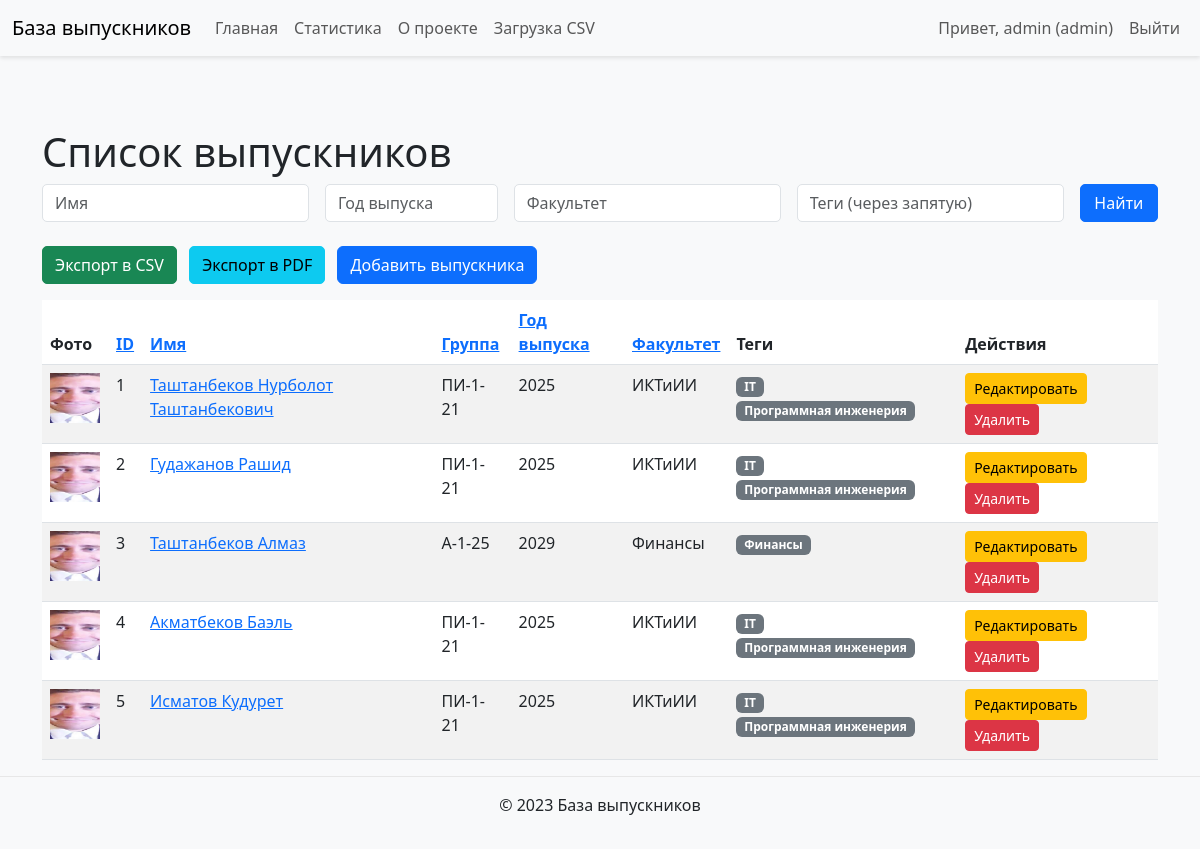
Page / (signed in) on the earlier database version.
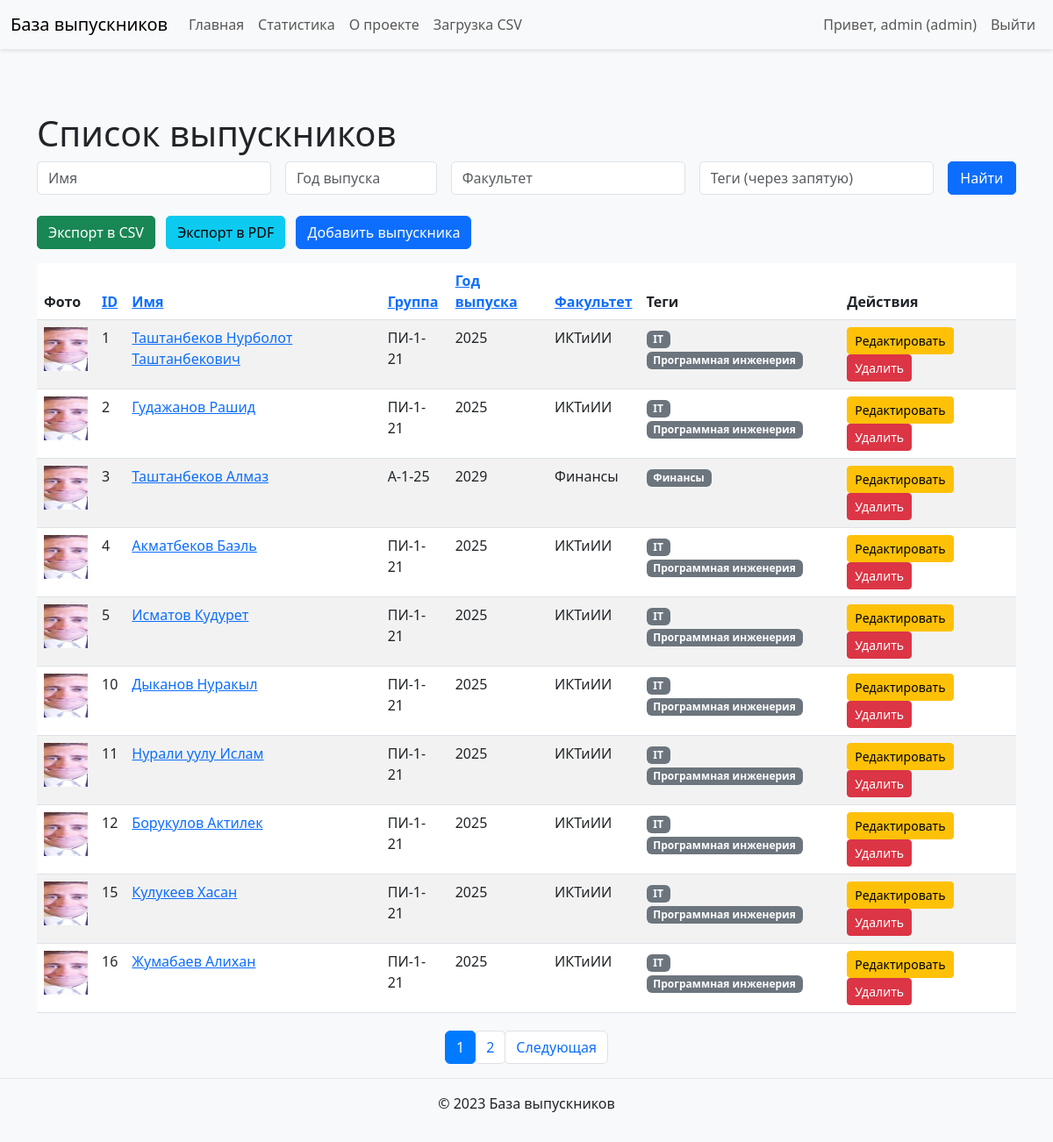
Same page on the later database version.
### models.py (models this page shows)
class User(UserMixin, db.Model):
    id = db.Column(db.Integer, primary_key=True)
    username = db.Column(db.String(50), unique=True, nullable=False)
    password = db.Column(db.String(100), nullable=False)
    role = db.Column(db.String(20), nullable=False, default='guest')  # guest, manager, admin

class Graduate(db.Model):
    id = db.Column(db.Integer, primary_key=True)
    name = db.Column(db.String(100), nullable=False)
    group = db.Column(db.String(20), nullable=False)
    graduation_year = db.Column(db.String(4), nullable=False)
    faculty = db.Column(db.String(100), nullable=False)
    bio = db.Column(db.Text, nullable=True)
    photo = db.Column(db.String(200), nullable=True)
    tags = db.relationship('Tag', secondary='graduate_tags', backref=db.backref('graduates', lazy='dynamic'))

class Tag(db.Model):
    id = db.Column(db.Integer, primary_key=True)
    name = db.Column(db.String(50), unique=True, nullable=False)

### routes/main.py (the view)
@main_bp.route('/')
@login_required
def index():
    name = request.args.get('name', '')
    graduation_year = request.args.get('graduation_year', '')
    faculty = request.args.get('faculty', '')
    tags = request.args.get('tags', '')
    page = request.args.get('page', 1, type=int)
    per_page = 10
    query = Graduate.query
    if name:
        query = query.filter(Graduate.name.ilike(f'%{name}%'))
    if graduation_year:
        query = query.filter(Graduate.graduation_year == graduation_year)
    if faculty:
        query = query.filter(Graduate.faculty.ilike(f'%{faculty}%'))
    if tags:
        tag_list = [tag.strip() for tag in tags.split(',') if tag.strip()]
        for tag_name in tag_list:
            query = query.join(graduate_tags).join(Tag).filter(Tag.name.ilike(f'%{tag_name}%'))
    sort_by = request.args.get('sort_by', 'id')
    sort_order = request.args.get('sort_order', 'asc')
    order = getattr(Graduate, sort_by)
    if sort_order == 'desc':
        order = order.desc()
    pagination = query.order_by(order).paginate(page=page, per_page=per_page, error_out=False)
    graduates = pagination.items
    all_tags = Tag.query.all()
    return render_template('index.html', graduates=graduates, sort_by=sort_by, sort_order=sort_order,
                           name=name, graduation_year=graduation_year, faculty=faculty, tags=tags,
                           all_tags=all_tags, pagination=pagination)

### app.py (called while the page is built)
@login_manager.user_loader
def load_user(user_id):
    return db.session.get(User, int(user_id))

### templates/index.html (shortened to what this page needs)
{% extends 'base.html' %}
{% block content %}
<h1>Список выпускников</h1>
<form method="get" class="mb-4">
    <div class="row g-3">
        <div class="col-md-3">
            <input type="text" class="form-control" name="name" placeholder="Имя" value="{{ name }}">
        </div>
        <div class="col-md-2">
            <input type="text" class="form-control" name="graduation_year" placeholder="Год выпуска" value="{{ graduation_year }}">
        </div>
        <div class="col-md-3">
            <input type="text" class="form-control" name="faculty" placeholder="Факультет" value="{{ faculty }}">
        </div>
        <div class="col-md-3">
            <input type="text" class="form-control" name="tags" placeholder="Теги (через запятую)" value="{{ tags }}">
        </div>
        <div class="col-md-1">
            <button type="submit" class="btn btn-primary w-100">Найти</button>
        </div>
    </div>
</form>
<div class="mb-3">
    <a href="{{ url_for('main.export', name=name, graduation_year=graduation_year, faculty=faculty, tags=tags, sort_by=sort_by, sort_order=sort_order) }}" class="btn btn-success">Экспорт в CSV</a>
    <a href="{{ url_for('main.export_pdf', name=name, graduation_year=graduation_year, faculty=faculty, tags=tags, sort_by=sort_by, sort_order=sort_order) }}" class="btn btn-info ms-2">Экспорт в PDF</a>
    {% if current_user.is_authenticated and current_user.role in ['admin', 'manager'] %}
    <a href="{{ url_for('graduate.add') }}" class="btn btn-primary ms-2">Добавить выпускника</a>
    {% endif %}
</div>
<table class="table table-striped">
    <thead>
        <tr>
            <th>Фото</th>
            <th>
                <a href="{{ url_for('main.index', sort_by='id', sort_order='desc' if sort_by=='id' and sort_order=='asc' else 'asc', name=name, graduation_year=graduation_year, faculty=faculty, tags=tags, page=pagination.page) }}">ID</a>
            </th>
            <th>
                <a href="{{ url_for('main.index', sort_by='name', sort_order='desc' if sort_by=='name' and sort_order=='asc' else 'asc', name=name, graduation_year=graduation_year, faculty=faculty, tags=tags, page=pagination.page) }}">Имя</a>
            </th>
            <th>
                <a href="{{ url_for('main.index', sort_by='group', sort_order='desc' if sort_by=='group' and sort_order=='asc' else 'asc', name=name, graduation_year=graduation_year, faculty=faculty, tags=tags, page=pagination.page) }}">Группа</a>
            </th>
            <th>
                <a href="{{ url_for('main.index', sort_by='graduation_year', sort_order='desc' if sort_by=='graduation_year' and sort_order=='asc' else 'asc', name=name, graduation_year=graduation_year, faculty=faculty, tags=tags, page=pagination.page) }}">Год выпуска</a>
            </th>
            <th>
                <a href="{{ url_for('main.index', sort_by='faculty', sort_order='desc' if sort_by=='faculty' and sort_order=='asc' else 'asc', name=name, graduation_year=graduation_year, faculty=faculty, tags=tags, page=pagination.page) }}">Факультет</a>
            </th>
            <th>Теги</th>
            {% if current_user.is_authenticated and current_user.role in ['admin', 'manager'] %}
            <th>Действия</th>
            {% endif %}
        </tr>
    </thead>
    <tbody>
        {% for graduate in graduates %}
        <tr>
            <td>
                {% if graduate.photo %}
                <img src="{{ url_for('static', filename='uploads/' + graduate.photo) }}" alt="Photo" style="width: 50px; height: 50px; object-fit: cover;">
                {% else %}
                <img src="{{ url_for('static', filename='uploads/default.jpg') }}" alt="No photo" style="width: 50px; height: 50px; object-fit: cover;">
                {% endif %}
            </td>
            <td>{{ graduate.id }}</td>
            <td><a href="{{ url_for('main.graduate', id=graduate.id) }}">{{ graduate.name }}</a></td>
            <td>{{ graduate.group }}</td>
            <td>{{ graduate.graduation_year }}</td>
            <td>{{ graduate.faculty }}</td>
            <td>
                {% for tag in graduate.tags %}
                <span class="badge bg-secondary">{{ tag.name }}</span>
                {% endfor %}
            </td>
            {% if current_user.is_authenticated and current_user.role in ['admin', 'manager'] %}
            <td>
                <a href="{{ url_for('graduate.edit', id=graduate.id) }}" class="btn btn-sm btn-warning">Редактировать</a>
                <button class="btn btn-sm btn-danger" data-bs-toggle="modal" data-bs-target="#deleteModal" data-delete-url="{{ url_for('graduate.delete', id=graduate.id) }}">Удалить</button>
            </td>
            {% endif %}
        </tr>
        {% endfor %}
    </tbody>
</table>
{% if pagination.pages > 1 %}
<nav aria-label="Page navigation">
    <ul class="pagination justify-content-center">
        {% for page_num in pagination.iter_pages(left_edge=1, left_current=2, right_current=3, right_edge=1) %}
            {% if page_num %}
                {% if page_num == pagination.page %}
                <li class="page-item active">
                    <span class="page-link">{{ page_num }}</span>
                </li>
                {% else %}
                <li class="page-item">
                    <a class="page-link" href="{{ url_for('main.index', page=page_num, name=name, graduation_year=graduation_year, faculty=faculty, tags=tags, sort_by=sort_by, sort_order=sort_order) }}">{{ page_num }}</a>
                </li>
                {% endif %}
            {% else %}
                <li class="page-item disabled">
                    <span class="page-link">...</span>
                </li>
            {% endif %}
        {% endfor %}
        {% if pagination.has_next %}
        <li class="page-item">
            <a class="page-link" href="{{ url_for('main.index', page=pagination.next_num, name=name, graduation_year=graduation_year, faculty=faculty, tags=tags, sort_by=sort_by, sort_order=sort_order) }}">Следующая</a>
        </li>
        {% endif %}
    </ul>
</nav>
{% endif %}
{% endblock %}

### templates/base.html (shortened to what this page needs)
<!DOCTYPE html>
<html lang="ru">
<head>
    <link href="https://cdn.jsdelivr.net/npm/bootstrap@5.3.0/dist/css/bootstrap.min.css" rel="stylesheet">
    <link rel="stylesheet" href="{{ url_for('static', filename='css/style.css') }}">
</head>
<body>
    <nav class="navbar navbar-expand-lg navbar-light bg-light">
        <div class="container-fluid">
            <a class="navbar-brand" href="{{ url_for('main.index') }}">База выпускников</a>
            <div class="collapse navbar-collapse" id="navbarNav">
                <ul class="navbar-nav me-auto">
                    {% if request.endpoint not in ['auth.login', 'auth.register'] %}
                    <li class="nav-item">
                        <a class="nav-link" href="{{ url_for('main.index') }}">Главная</a>
                    </li>
                    <li class="nav-item">
                        <a class="nav-link" href="{{ url_for('main.stats') }}">Статистика</a>
                    </li>
                    <li class="nav-item">
                        <a class="nav-link" href="{{ url_for('main.about') }}">О проекте</a>
                    </li>
                    {% endif %}
                    {% if current_user.is_authenticated and current_user.role in ['admin', 'manager'] %}
                    <li class="nav-item">
                        <a class="nav-link" href="{{ url_for('graduate.upload') }}">Загрузка CSV</a>
                    </li>
                    {% endif %}
                </ul>
                <ul class="navbar-nav">
                    {% if current_user.is_authenticated %}
                    <li class="nav-item">
                        <span class="nav-link">Привет, {{ current_user.username }} ({{ current_user.role }})</span>
                    </li>
                    <li class="nav-item">
                        <a class="nav-link" href="{{ url_for('auth.logout') }}">Выйти</a>
                    </li>
                    {% endif %}
                </ul>
            </div>
        </div>
    </nav>
    <div class="container mt-5 pt-4">
        {% block content %}
        {% endblock %}
    </div>
    {% if request.endpoint not in ['auth.login', 'auth.register'] %}
    <footer class="text-center py-3">
        <p>&copy; 2023 База выпускников</p>
    </footer>
    {% endif %}
</body>
</html>

### static/css/style.css (style rules this page uses)
body { background-color: #f8f9fa; display: flex; flex-direction: column; min-height: 100vh; }
.navbar { box-shadow: 0 2px 4px rgba(0, 0, 0, 0.1); }
.container.mt-5.pt-4 { flex: 1; }
footer { background-color: #f8f9fa; border-top: 1px solid #e7e7e7; }
.badge { margin-right: 5px; }
form.mb-4 .form-control { border-radius: 5px; }
form.mb-4 .btn { border-radius: 5px; }
.pagination { margin-top: 20px; }
.page-link { border-radius: 5px; }
.page-item.active .page-link { background-color: #007bff; border-color: #007bff; }
.btn-success { border-radius: 5px; }
.btn-info { border-radius: 5px; }

Differences in the rows shown:
added Graduate: id "10", name "Дыканов Нуракыл", group "ПИ-1-21", graduation_year "2025", faculty "ИКТиИИ", Tag (name "IT"), Tag (name "Программная инженерия")
added Graduate: id "11", name "Нурали уулу Ислам", group "ПИ-1-21", graduation_year "2025", faculty "ИКТиИИ", Tag (name "IT"), Tag (name "Программная инженерия")
added Graduate: id "12", name "Борукулов Актилек", group "ПИ-1-21", graduation_year "2025", faculty "ИКТиИИ", Tag (name "IT"), Tag (name "Программная инженерия")
added Graduate: id "15", name "Кулукеев Хасан", group "ПИ-1-21", graduation_year "2025", faculty "ИКТиИИ", Tag (name "IT"), Tag (name "Программная инженерия")
added Graduate: id "16", name "Жумабаев Алихан", group "ПИ-1-21", graduation_year "2025", faculty "ИКТиИИ", Tag (name "IT"), Tag (name "Программная инженерия")
Other differences:
new list line: "1"
new list line: "2"
text now shown: "Следующая"
